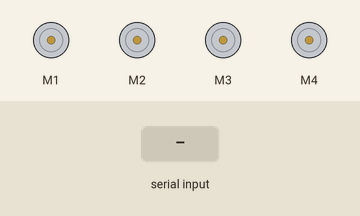
A sketch run on a simulated Arduino Uno, built with avr-gcc and run on an emulated ATmega328P. Parts: 4 × DC motor (green arrow = forward, orange = backward, longer = faster). Inputs (shaded band) come from the test bench. What the sketch prints to the serial monitor is not drawn.

Above: at 1.2 s.
1.3 s: "F" received over Serial
2.8 s: "B" received over Serial
At 3.3 s:
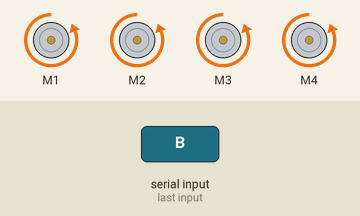
4.3 s: "L" received over Serial
At 5.5 s:
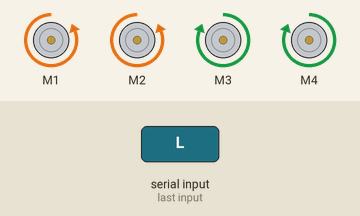
5.8 s: "R" received over Serial
At 7.0 s:
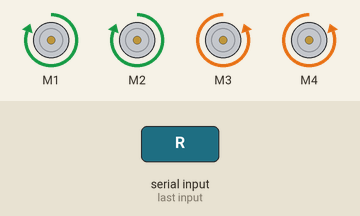
7.3 s: "G" received over Serial
At 7.9 s:
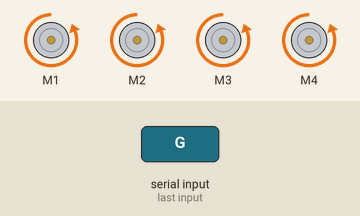
8.8 s: "I" received over Serial
At 9.5 s:
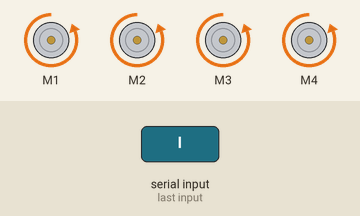
Timing chart, 0 to 11.3 s (numbered marks = the images above; inputs shaded):
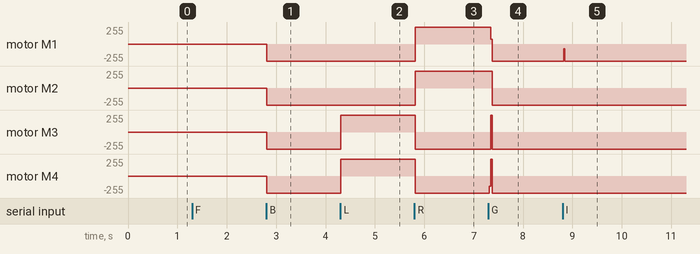

Measured:
- after the input at 2.8 s, motor M1–4: stopped → backward 255/255 at once
- after the input at 4.3 s, motor M3, motor M4: backward 255/255 → forward 255/255 at once
- after the input at 5.8 s, motor M1, motor M2: backward 255/255 → forward 255/255 at once; motor M3, motor M4: forward 255/255 → backward 255/255 at once
- after the input at 7.3 s, motor M1: forward 255/255 → backward 255/255 after 0.05 s; motor M2: forward 255/255 → backward 255/255 after 0.07 s; motor M3: backward 255/255 → forward 255/255 after 0.05 s, → backward 255/255 0.03 s later; motor M4: backward 255/255 → backward 150/255 at once, → forward 255/255 0.03 s later, → backward 255/255 0.03 s later
- after the input at 8.8 s, motor M1: backward 255/255 → backward 71/255 at once, → backward 255/255 0.03 s later

The sketch:

BLUETOOTH_CAR.ino
```cpp
//Arduino Bluetooth Controlled Car
//Before uploading the code you have to install the necessary library
//Note - Disconnect the Bluetooth Module before hiting the upload button otherwise you'll get compilation error message.
//AFMotor Library https://learn.adafruit.com/adafruit-motor-shield/library-install
//After downloading the library open Arduino IDE >> go to sketch >> Include Libray >> ADD. ZIP Libray >> Select the downloaded
//ZIP File >> Open it >> Done
//Now You Can Upload the Code without any problem but make sure the bt module isn't connected with Arduino while uploading code

#include <AFMotor.h>

//initial motors pin
AF_DCMotor motor1(1, MOTOR12_1KHZ);
AF_DCMotor motor2(2, MOTOR12_1KHZ);
AF_DCMotor motor3(3, MOTOR34_1KHZ);
AF_DCMotor motor4(4, MOTOR34_1KHZ);

char command;
int moveSpeed = 220;
int turnSpeed = 255 - moveSpeed;
int times = 2; double bonus = 2.25;

void setup()
{
  Serial.begin(9600);  //Set the baud rate to your Bluetooth module.
}

void loop(){
//  if(Serial.available() > 0){
    command = Serial.read();
//    Stop(); //initialize with motors stoped
    //Change pin mode only if new command is different from previous.
    Serial.println(command);
    switch(command){
    case 'F':
      forward();
      Stop();
      break;
    case 'B':
       back();
      break;
    case 'L':
      left();
      break;
    case 'R':
      right();
      break;
    case 'G': // FowardLeft
      Serial.println("FowardLeft");
      motor1.setSpeed(moveSpeed + turnSpeed);
      motor4.setSpeed(moveSpeed - turnSpeed*times);
      forward();
    case 'I': // FowardLeft
      Serial.println("Forward_Right");
      motor4.setSpeed(moveSpeed + turnSpeed);
      motor1.setSpeed(moveSpeed - turnSpeed*(times+bonus));
      forward();
    case 'H': // Back_Left();
      motor1.setSpeed(moveSpeed + turnSpeed);
      motor4.setSpeed(moveSpeed - turnSpeed*times);
      back();
    case 'J': //Back_Right();
      motor4.setSpeed(moveSpeed + turnSpeed);
      motor1.setSpeed(moveSpeed - turnSpeed*(times+bonus));
      back();
//    }
  }
}

void forward()
{
  Serial.println("Go staright");
  motor1.setSpeed(255); //Define maximum velocity
  motor1.run(FORWARD); //rotate the motor clockwise
  motor2.setSpeed(255); //Define maximum velocity
  motor2.run(FORWARD); //rotate the motor clockwise
  motor3.setSpeed(255);//Define maximum velocity
  motor3.run(FORWARD); //rotate the motor clockwise
  motor4.setSpeed(255);//Define maximum velocity
  motor4.run(FORWARD); //rotate the motor clockwise
}

void back()
{
  Serial.println("Lùi");
  motor1.setSpeed(255); //Define maximum velocity
  motor1.run(BACKWARD); //rotate the motor anti-clockwise
  motor2.setSpeed(255); //Define maximum velocity
  motor2.run(BACKWARD); //rotate the motor anti-clockwise
  motor3.setSpeed(255); //Define maximum velocity
  motor3.run(BACKWARD); //rotate the motor anti-clockwise
  motor4.setSpeed(255); //Define maximum velocity
  motor4.run(BACKWARD); //rotate the motor anti-clockwise
}

void left()
{
  Serial.println("Tría");
  motor1.setSpeed(255); //Define maximum velocity
  motor1.run(BACKWARD); //rotate the motor anti-clockwise
  motor2.setSpeed(255); //Define maximum velocity
  motor2.run(BACKWARD); //rotate the motor anti-clockwise
  motor3.setSpeed(255); //Define maximum velocity
  motor3.run(FORWARD);  //rotate the motor clockwise
  motor4.setSpeed(255); //Define maximum velocity
  motor4.run(FORWARD);  //rotate the motor clockwise
}

void right()
{
  Serial.println("Phải");
  motor1.setSpeed(255); //Define maximum velocity
  motor1.run(FORWARD); //rotate the motor clockwise
  motor2.setSpeed(255); //Define maximum velocity
  motor2.run(FORWARD); //rotate the motor clockwise
  motor3.setSpeed(255); //Define maximum velocity
  motor3.run(BACKWARD); //rotate the motor anti-clockwise
  motor4.setSpeed(255); //Define maximum velocity
  motor4.run(BACKWARD); //rotate the motor anti-clockwise
}


void Stop()
{
  Serial.println("Dung");
  motor1.setSpeed(0); //Define minimum velocity
  motor1.run(RELEASE); //stop the motor when release the button
  motor2.setSpeed(0); //Define minimum velocity
  motor2.run(RELEASE); //rotate the motor clockwise
  motor3.setSpeed(0); //Define minimum velocity
  motor3.run(RELEASE); //stop the motor when release the button
  motor4.setSpeed(0); //Define minimum velocity
  motor4.run(RELEASE); //stop the motor when release the button
}
```
